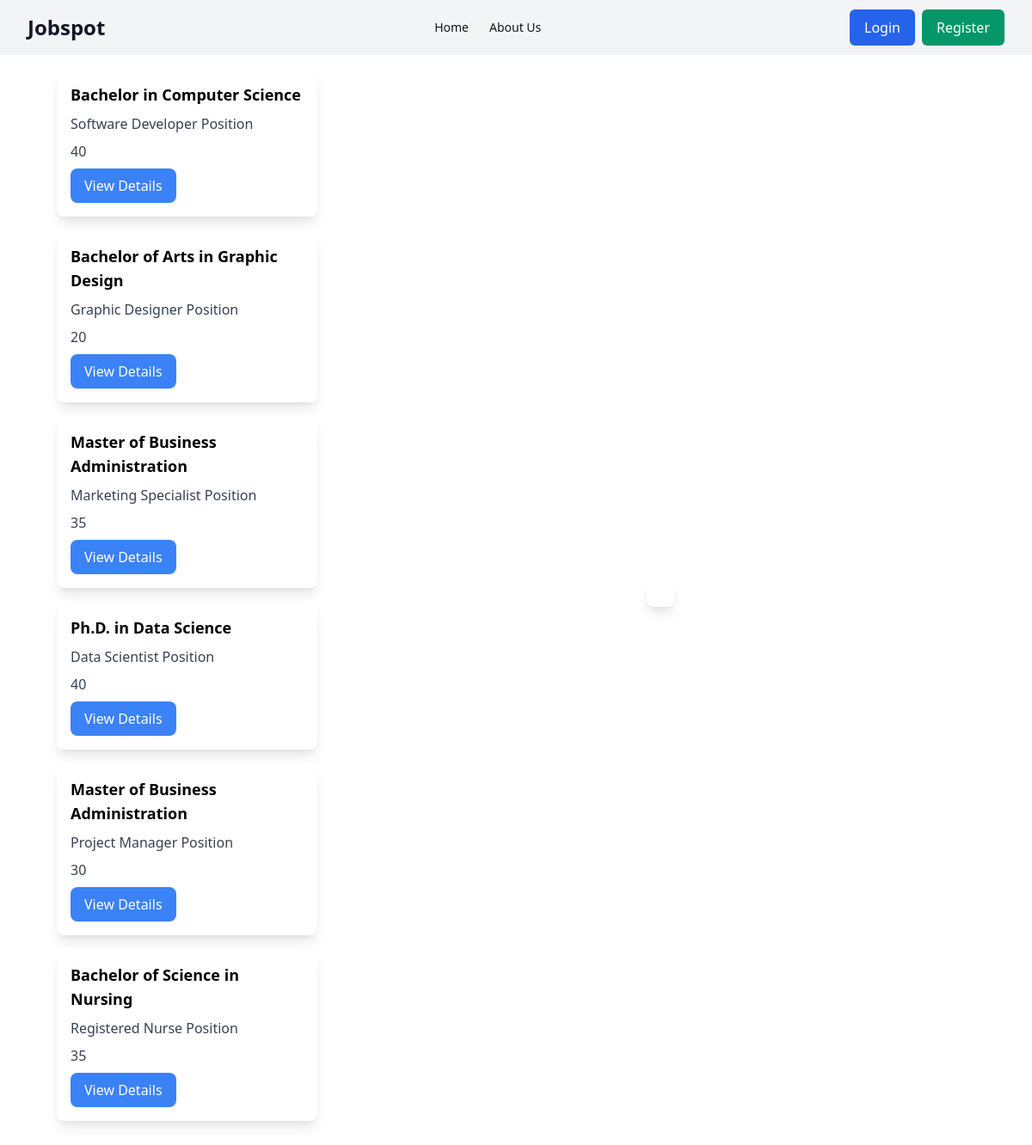
Screenshot of /find_employee.php with the database file from the repository.
### tables this page shows
CREATE TABLE IF NOT EXISTS employee_postings (
  id INT NOT NULL AUTO_INCREMENT PRIMARY KEY,
  location_preference VARCHAR(255) NOT NULL,
  contract_type VARCHAR(255) NOT NULL,
  looking_for VARCHAR(255) NOT NULL,
  qualifications VARCHAR(255) NOT NULL,
  available_hours INT NOT NULL,
  start_date DATE NOT NULL,
  languages_spoken VARCHAR(255),
  skills VARCHAR(255) NOT NULL,
  previous_job_titles TEXT,
  previous_companies TEXT,
  employment_duration_years INT,
  education VARCHAR(255),
  linkedin_url VARCHAR(255),
  description TEXT NOT NULL,
  user_id INT NOT NULL,
  FOREIGN KEY (user_id) REFERENCES users(id)
);

### find_employee.php (the view, shortened to what this page needs)
<?php
include_once "connector.php";
$sql = "SELECT id, qualifications, description, looking_for, available_hours FROM employee_postings";
$result = $pdo->query($sql);
?>
<!DOCTYPE html>
<html lang="en">
<head>
    <link href="https://cdn.jsdelivr.net/npm/tailwindcss@2.2.15/dist/tailwind.min.css" rel="stylesheet">
</head>
<body>
    <?php include_once "navbar.php" ?>
    <div class="flex">
        <div class="w-1/3 p-4" style="overflow:scroll; height:92vh; margin-left:50px;">
            <?php if($result->rowCount() > 0): ?>
                <?php while($row = $result->fetch(PDO::FETCH_ASSOC)): ?>
                    <div class="bg-white rounded-lg shadow-lg p-4 mb-4 cursor-pointer" onclick="showDetails(<?= $row['id']; ?>)"
                        x-data="{ showDetails: false }">
                        <h2 class="text-lg font-bold mb-2">
                            <?= $row["qualifications"]; ?>
                        </h2>
                        <p class="text-gray-700 mb-2">
                            <?= $row["looking_for"]; ?>
                        </p>
                        <p class="text-gray-700 mb-2">
                            <?= $row["available_hours"]; ?>
                        </p>
                        <button class="bg-blue-500 text-white px-4 py-2 rounded-lg" @click="showDetails = true">View
                            Details</button>
                    </div>
                <?php endwhile; ?>
            <?php endif; ?>
        </div>
        <div class="w-2/3 p-4" x-show="showDetails"
            style="display: flex; margin-right: 100px; margin-left: 50px; justify-content: center; align-items: center;">
            <div class="bg-white rounded-lg shadow-lg p-4 mb-4">
            </div>
        </div>
    </div>
</body>
</html>

### navbar.php (shortened to what this page needs)
<nav class="bg-gray-100">
    <div class="max-w-7xl mx-auto px-4 sm:px-6 lg:px-8">
        <div class="flex justify-between h-16">
            <div class="flex-shrink-0 flex items-center">
                <a href="index.php" class="text-gray-900 text-2xl font-bold">Jobspot</a>
            </div>
            <div class="hidden sm:ml-6 sm:flex sm:items-center">
                <a href="index.php" class="px-3 py-2 rounded-md text-sm font-medium text-gray-900 hover:text-gray-500 focus:outline-none focus:text-gray-500">Home</a>
                <a href="about_us.php" class="px-3 py-2 rounded-md text-sm font-medium text-gray-900 hover:text-gray-500 focus:outline-none focus:text-gray-500">About Us</a>
            </div>
            <div class="flex items-center">
                <?php if (isset($_SESSION['user_id'])) { ?>
                    <a href="logout.php" class="inline-flex items-center px-4 py-2 border border-transparent text-base font-medium rounded-md text-white bg-red-600 hover:bg-red-700 focus:outline-none focus:ring-2 focus:ring-offset-2 focus:ring-red-500">Logout</a>
                <?php } else { ?>
                    <a href="login.php" class="inline-flex items-center px-4 py-2 border border-transparent text-base font-medium rounded-md text-white bg-blue-600 hover:bg-blue-700 focus:outline-none focus:ring-2 focus:ring-offset-2 focus:ring-blue-500 mr-2">Login</a>
                    <a href="create_account.php" class="inline-flex items-center px-4 py-2 border border-transparent text-base font-medium rounded-md text-white bg-green-600 hover:bg-green-700 focus:outline-none focus:ring-2 focus:ring-offset-2 focus:ring-green-500">Register</a>
                <?php } ?>
            </div>
        </div>
    </div>
</nav>

### rows the page displays
employee_postings: qualifications "Bachelor in Computer Science", looking_for "Software Developer Position", available_hours "40"
employee_postings: qualifications "Bachelor of Arts in Graphic Design", looking_for "Graphic Designer Position", available_hours "20"
employee_postings: qualifications "Master of Business Administration", looking_for "Marketing Specialist Position", available_hours "35"
employee_postings: qualifications "Ph.D. in Data Science", looking_for "Data Scientist Position", available_hours "40"
employee_postings: qualifications "Master of Business Administration", looking_for "Project Manager Position", available_hours "30"
employee_postings: qualifications "Bachelor of Science in Nursing", looking_for "Registered Nurse Position", available_hours "35"
